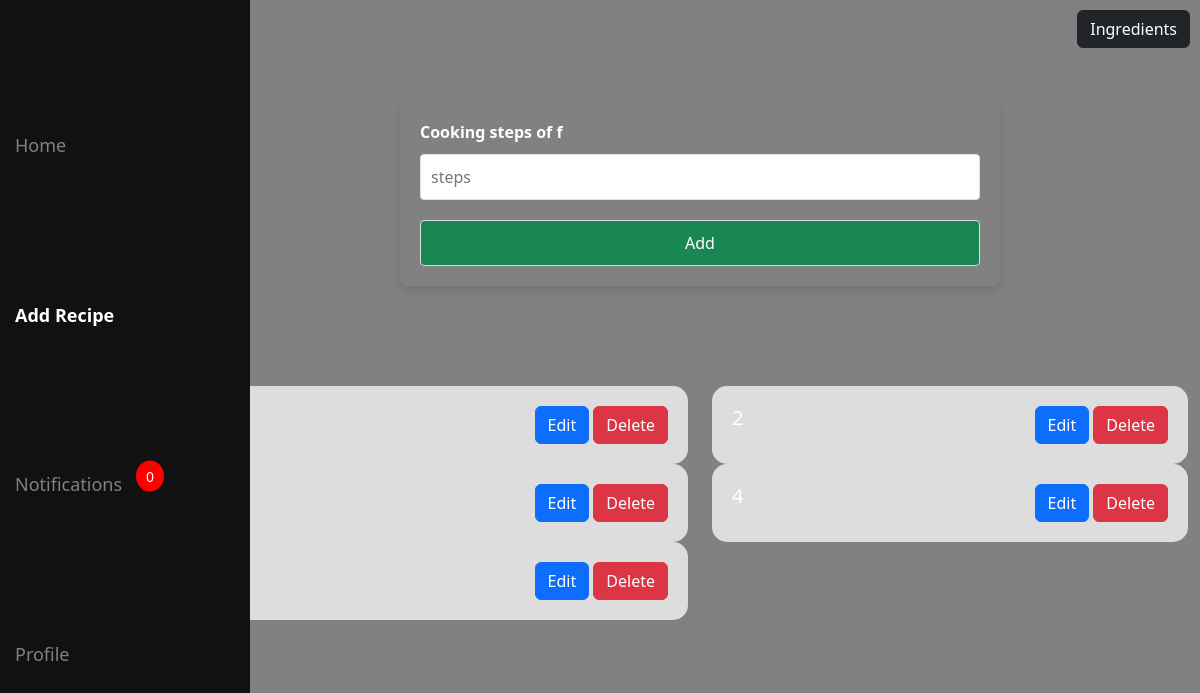
Before: /cooking/1 (signed in) with the older database file.
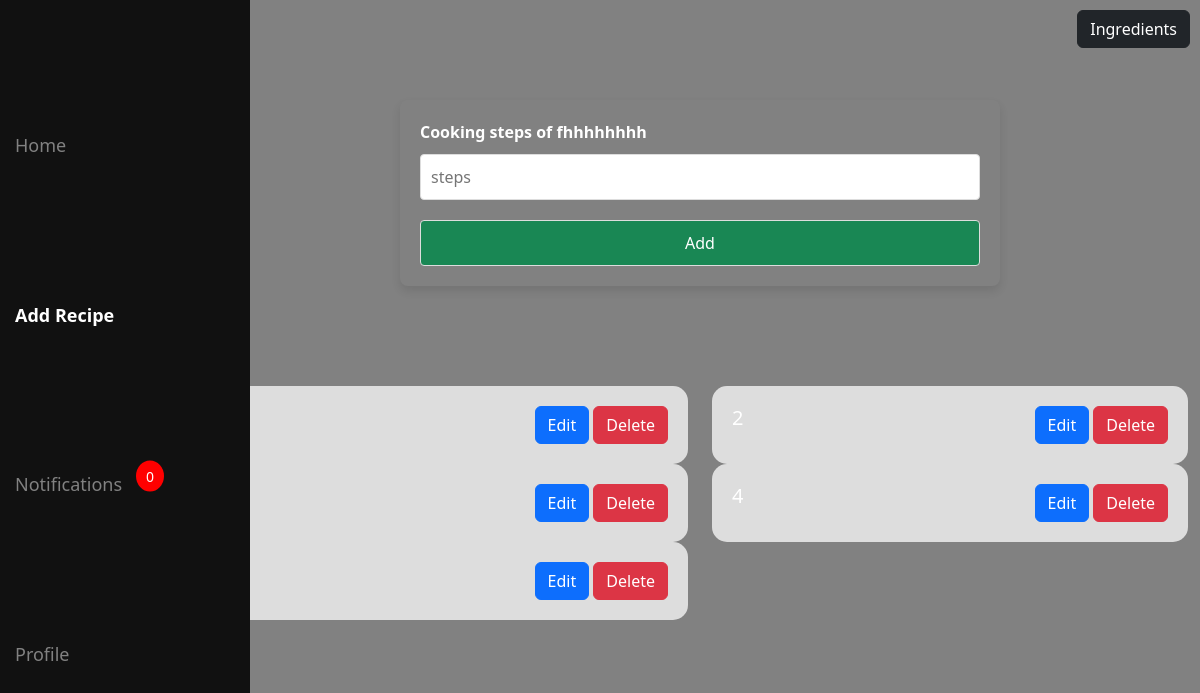
After: the same page with the newer database file.
### app/models.py (models this page shows)
class Dish(models.Model):
    user=models.ForeignKey(User,on_delete=models.CASCADE)
    name=models.TextField()
    img=models.FileField()
    cuisine=models.TextField()
    prep=models.IntegerField()
    cook=models.IntegerField()
    likes=models.IntegerField()

### app/views.py (the view)
# urls.py: path('cooking/<pid>',views.cooking,name='cooking'),
def cooking(req,pid):
    if 'user' in req.session:
        if req.method=='POST':
            steps=req.POST['steps']
            data=Cooking.objects.create(dish=Dish.objects.get(id=pid),steps=steps)
            data.save()
            return redirect('cooking',pid=pid)
        else:
            dish=Dish.objects.get(pk=pid)
            data=Cooking.objects.filter(dish=dish)
            unread_count = Notification.objects.filter(user=User.objects.get(username=req.session['user']), read=False).count()
            return render(req,'cooking.html',{'data':data,'dish':dish,'unread_count':unread_count})
    else:
        return redirect(shop_login)

### templates/cooking.html (shortened to what this page needs)
<!DOCTYPE html>
<html lang="en">
<head>
    {% load static %}
    <link href="https://cdn.jsdelivr.net/npm/bootstrap@5.3.3/dist/css/bootstrap.min.css" rel="stylesheet">
    <link rel="stylesheet" href="{% static 'css/style.css' %}">
</head>
<body>
    <div class="container-fluid">
        <div class="row">
            <div class="col-2">
                    <div id="sidebar" class="sidebar">
                        <a href="../userHome">Home</a>
                        <a href="../addRecipe" class="active">Add Recipe</a>
                        <div class="notification">
                            <a href="../notifications">Notifications</a>
                            {% if unread_count > 0 %}
                            <span class="notification-badge">{{ unread_count }}</span>
                            {% else %}
                            <span class="notification-badge">0</span>
                            {% endif %}
                        </div>
                        <a href="../profile">Profile</a>
                    </div>
            </div>
            <div class="col-10 addRec">
                <a href="../ingredients/{{dish.pk}}" class="btn btn-dark cooking">Ingredients</a>
                <form action="" method="post" enctype="multipart/form-data">
                    <div class="form-container">
                        <div class="form-group">
                            <label for="name">Cooking steps of {{dish.name}}</label>
                            <input type="text" name="steps" id="name" placeholder="steps">
                        </div>
                        <input type="submit" class="btn btn-success" value="Add">
                    </div>
                </form>
                <div class="row">
                    {% if data %}
                    {% for i in data %}
                    <div class="col-6">
                        <div class="items">
                            <h5>{{i.steps}}</h5>
                            <div class="bb">
                                <a href="../editCook/{{i.pk}}" class="btn btn-primary">Edit</a>
                                <a href="../deleteCook/{{i.pk}}" class="btn btn-danger">Delete</a>
                            </div>
                        </div>
                    </div>
                    {% endfor %}
                    {% endif %}
                </div>
            </div>
        </div>
    </div>
</body>
</html>

Changed rows visible on the page:
changed Dish: name "f" → "fhhhhhhhh"
